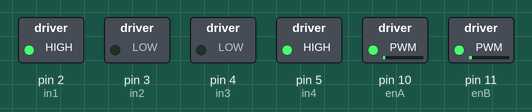
Recording of a sketch running on a simulated Arduino Uno, built with avr-gcc and run on an emulated ATmega328P. Parts: switched loads named in the sketch (green lamp = pin HIGH).

Above: at 0.1 s.
Timing chart, 0 to 1.6 s (numbered marks = the images above):
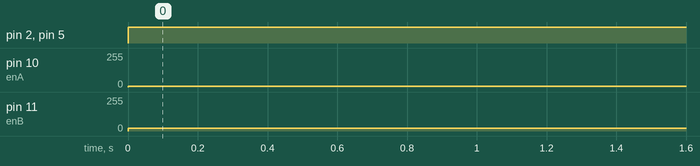

Measured:
- by itself, pin 2 (in1), pin 5 (in4): LOW → HIGH at 0.00 s
- by itself, pin 10 (enA): 0/255 → 4/255 at 0.00 s
- by itself, pin 11 (enB): 0/255 → 19/255 at 0.00 s

The sketch:

motor_run_742018.ino
```cpp
#include <PID_v1.h>

#define enA 10
#define enB 11
#define in1 2
#define in2 3
#define in3 4
#define in4 5
#define trigr 13
#define echor 12
#define trigl A0
#define echol A1


void setup() {
  pinMode(in1,OUTPUT);
  pinMode(in2,OUTPUT);
  pinMode(in3,OUTPUT);
  pinMode(in4,OUTPUT);
  pinMode(enA,OUTPUT);
  pinMode(enB,OUTPUT);
  pinMode(trigr,OUTPUT);
  pinMode(trigl,OUTPUT);
  pinMode(echor,INPUT);
  pinMode(echol,INPUT);
  Serial.begin(9600);
}

void loop() {
/*
  digitalWrite(2,HIGH);
  delayMicroseconds(1500);
  digitalWrite(2,LOW);
  delayMicroseconds(500);
*/

  int potValue1 = 20;
  int potValue2 = 80;
  int pwmOutput1 = map(potValue1, 0, 1023, 0 , 255); // Map the potentiometer value from 0 to 255
  int pwmOutput2 = map(potValue2, 0, 1023, 0 , 255); // Map the potentiometer value from 0 to 255
  analogWrite(enA, pwmOutput1); // Send PWM signal to L298N Enable pin
  analogWrite(enB, pwmOutput2);
  // Read button - Debounce

  // If button is pressed - change rotation direction

    digitalWrite(in1, HIGH);
    digitalWrite(in2, LOW);
    digitalWrite(in4, HIGH);
    digitalWrite(in3, LOW);
    delay(5);

}
```
